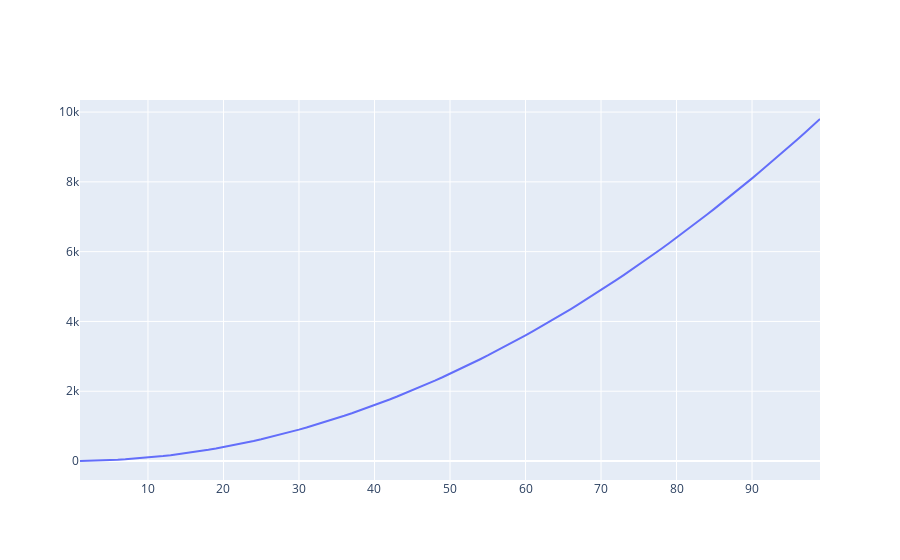

The code cell stored with this chart in its notebook:
### Code cell
figure = go.Figure()
figure.add_scatter(x=x, y=y, name="Thin Blue Line")

### Figure 1 — Plotly figure (JSON) as saved in the notebook; plotly's stock layout.template omitted (floating-point values rounded to 4 significant figures)
{"data": [{"name": "Thin Blue Line", "type": "scatter", "x": [1, 2, 3, 4, 5, 6, 7, 8, 9, 10, 11, 12, 13, 14, 15, 16, 17, 18, 19, 20, 21, 22, 23, 24, 25, 26, 27, 28, 29, 30, 31, 32, 33, 34, 35, 36, 37, 38, 39, 40, 41, 42, 43, 44, 45, 46, 47, 48, 49, 50, 51, 52, 53, 54, 55, 56, 57, 58, 59, 60, 61, 62, 63, 64, 65, 66, 67, 68, 69, 70, 71, 72, 73, 74, 75, 76, 77, 78, 79, 80, 81, 82, 83, 84, 85, 86, 87, 88, 89, 90, 91, 92, 93, 94, 95, 96, 97, 98, 99], "y": [1, 4, 9, 16, 25, 36, 49, 64, 81, 100, 121, 144, 169, 196, 225, 256, 289, 324, 361, 400, 441, 484, 529, 576, 625, 676, 729, 784, 841, 900, 961, 1024, 1089, 1156, 1225, 1296, 1369, 1444, 1521, 1600, 1681, 1764, 1849, 1936, 2025, 2116, 2209, 2304, 2401, 2500, 2601, 2704, 2809, 2916, 3025, 3136, 3249, 3364, 3481, 3600, 3721, 3844, 3969, 4096, 4225, 4356, 4489, 4624, 4761, 4900, 5041, 5184, 5329, 5476, 5625, 5776, 5929, 6084, 6241, 6400, 6561, 6724, 6889, 7056, 7225, 7396, 7569, 7744, 7921, 8100, 8281, 8464, 8649, 8836, 9025, 9216, 9409, 9604, 9801]}], "layout": {"autosize": true, "xaxis": {"autorange": true, "range": [1, 99], "showspikes": true, "type": "linear"}, "yaxis": {"autorange": true, "range": [-543.4, 10350.0], "showspikes": true, "type": "linear"}}}
